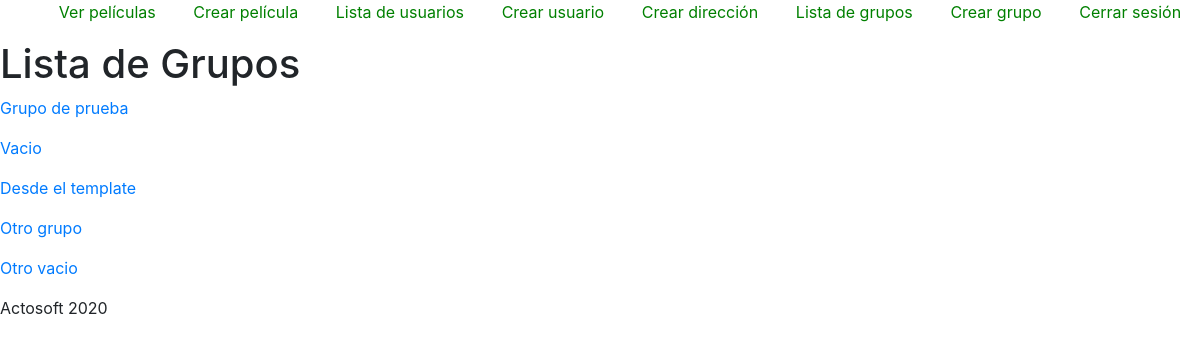
The app's page /groups/ (signed in), older data.
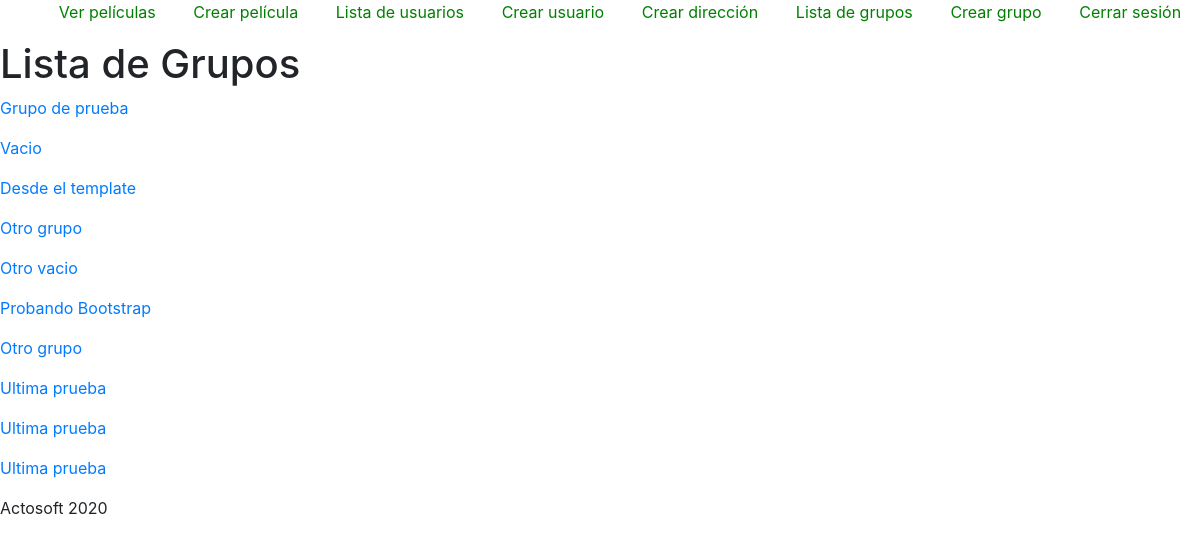
The same page, newer data.
### groups/models.py (models this page shows, shortened)
class GroupModel(models.Model):
    users = models.ManyToManyField(User, related_name='groupss', blank=True, null=True)
    name = models.CharField(max_length=140)
    description = models.TextField(blank=True, null=True)
    created = models.DateTimeField(auto_now_add=True)
    updated = models.DateTimeField(auto_now=True)

### groups/views.py (the view)
# urls.py: path('', GetGroups, name='list'),
def GetGroups(request):
    groups = GroupModel.objects.all()
    template_name = 'groups/list.html'
    context = {
        'groups': groups
    }
    return render(request, template_name, context)

### groups/templates/groups/list.html
{% extends 'base.html' %}
{% block content %}
    <h1>Lista de Grupos</h1>
    {% if request.user.is_authenticated %}
        {% if groups|length > 0 %}
            {% for group in groups %}
                <a href="{% url 'groups:detail' group.id %}">
                    <p>{{ group.name }}</p>
                </a>
            {% endfor %}
        {% else %}
            <h3>Aún no hay grupos creados :(</h3>
        {% endif %}
    {% else %}
        <h1 style="color:red;">NO TIENES PERMISO PARA VER ESTO</h1>
    {% endif %}
{% endblock content %}

Row changes from the older to the newer data that the page shows:
added GroupModel: name "Probando Bootstrap"
added GroupModel: name "Otro grupo"
added GroupModel: name "Ultima prueba"
added GroupModel: name "Ultima prueba"
added GroupModel: name "Ultima prueba"
